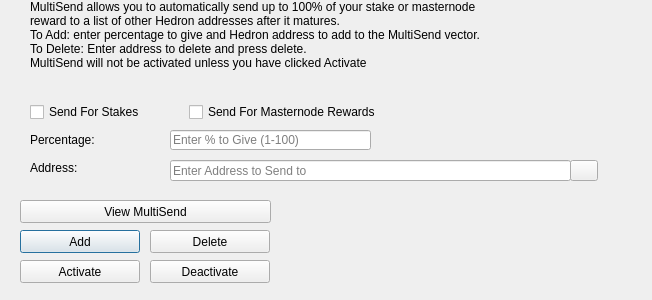
<?xml version="1.0" encoding="UTF-8"?>
<ui version="4.0">
 <class>MultiSendDialog</class>
 <widget class="QDialog" name="MultiSendDialog">
  <property name="windowModality">
   <enum>Qt::NonModal</enum>
  </property>
  <property name="geometry">
   <rect>
    <x>0</x>
    <y>0</y>
    <width>652</width>
    <height>300</height>
   </rect>
  </property>
  <property name="windowTitle">
   <string>MultiSend</string>
  </property>
  <widget class="QLineEdit" name="multiSendPercentEdit">
   <property name="geometry">
    <rect>
     <x>170</x>
     <y>130</y>
     <width>201</width>
     <height>20</height>
    </rect>
   </property>
   <property name="toolTip">
    <string>Enter whole numbers 1 - 100</string>
   </property>
   <property name="placeholderText">
    <string>Enter % to Give (1-100)</string>
   </property>
  </widget>
  <widget class="QLineEdit" name="multiSendAddressEdit">
   <property name="geometry">
    <rect>
     <x>170</x>
     <y>160</y>
     <width>401</width>
     <height>21</height>
    </rect>
   </property>
   <property name="toolTip">
    <string/>
   </property>
   <property name="placeholderText">
    <string>Enter Address to Send to</string>
   </property>
  </widget>
  <widget class="QLabel" name="label_2">
   <property name="geometry">
    <rect>
     <x>30</x>
     <y>0</y>
     <width>451</width>
     <height>121</height>
    </rect>
   </property>
   <property name="lineWidth">
    <number>1</number>
   </property>
   <property name="text">
    <string>MultiSend allows you to automatically send up to 100% of your stake or masternode reward to a list of other Hedron addresses after it matures.
To Add: enter percentage to give and Hedron address to add to the MultiSend vector.
To Delete: Enter address to delete and press delete.
MultiSend will not be activated unless you have clicked Activate</string>
   </property>
   <property name="alignment">
    <set>Qt::AlignLeading|Qt::AlignLeft|Qt::AlignTop</set>
   </property>
   <property name="wordWrap">
    <bool>true</bool>
   </property>
  </widget>
  <widget class="QLabel" name="message">
   <property name="geometry">
    <rect>
     <x>290</x>
     <y>200</y>
     <width>351</width>
     <height>91</height>
    </rect>
   </property>
   <property name="text">
    <string/>
   </property>
  </widget>
  <widget class="QPushButton" name="addButton">
   <property name="geometry">
    <rect>
     <x>20</x>
     <y>230</y>
     <width>120</width>
     <height>23</height>
    </rect>
   </property>
   <property name="toolTip">
    <string/>
   </property>
   <property name="statusTip">
    <string>Add to MultiSend Vector</string>
   </property>
   <property name="text">
    <string>Add</string>
   </property>
  </widget>
  <widget class="QPushButton" name="disableButton">
   <property name="geometry">
    <rect>
     <x>150</x>
     <y>260</y>
     <width>120</width>
     <height>23</height>
    </rect>
   </property>
   <property name="statusTip">
    <string>Deactivate MultiSend</string>
   </property>
   <property name="text">
    <string>Deactivate</string>
   </property>
  </widget>
  <widget class="QPushButton" name="addressBookButton">
   <property name="geometry">
    <rect>
     <x>570</x>
     <y>160</y>
     <width>28</width>
     <height>21</height>
    </rect>
   </property>
   <property name="toolTip">
    <string>Choose an address from the address book</string>
   </property>
   <property name="text">
    <string/>
   </property>
   <property name="icon">
    <iconset resource="../hedron.qrc">
     <normaloff>:/icons/address-book</normaloff>:/icons/address-book</iconset>
   </property>
   <property name="shortcut">
    <string>Alt+A</string>
   </property>
   <property name="autoDefault">
    <bool>false</bool>
   </property>
  </widget>
  <widget class="QLabel" name="label">
   <property name="geometry">
    <rect>
     <x>30</x>
     <y>130</y>
     <width>121</width>
     <height>20</height>
    </rect>
   </property>
   <property name="toolTip">
    <string>Percentage of stake to send</string>
   </property>
   <property name="text">
    <string>Percentage:</string>
   </property>
  </widget>
  <widget class="QLabel" name="label_5">
   <property name="geometry">
    <rect>
     <x>30</x>
     <y>160</y>
     <width>111</width>
     <height>16</height>
    </rect>
   </property>
   <property name="toolTip">
    <string>Address to send portion of stake to</string>
   </property>
   <property name="text">
    <string>Address:</string>
   </property>
  </widget>
  <widget class="QPushButton" name="deleteButton">
   <property name="geometry">
    <rect>
     <x>150</x>
     <y>230</y>
     <width>120</width>
     <height>23</height>
    </rect>
   </property>
   <property name="toolTip">
    <string/>
   </property>
   <property name="statusTip">
    <string>Delete Address From MultiSend Vector</string>
   </property>
   <property name="text">
    <string>Delete</string>
   </property>
  </widget>
  <widget class="QPushButton" name="activateButton">
   <property name="geometry">
    <rect>
     <x>20</x>
     <y>260</y>
     <width>120</width>
     <height>23</height>
    </rect>
   </property>
   <property name="statusTip">
    <string>Activate MultiSend</string>
   </property>
   <property name="text">
    <string>Activate</string>
   </property>
  </widget>
  <widget class="QPushButton" name="viewButton">
   <property name="geometry">
    <rect>
     <x>20</x>
     <y>200</y>
     <width>251</width>
     <height>23</height>
    </rect>
   </property>
   <property name="toolTip">
    <string/>
   </property>
   <property name="statusTip">
    <string>View MultiSend Vector</string>
   </property>
   <property name="text">
    <string>View MultiSend</string>
   </property>
  </widget>
  <widget class="QWidget" name="horizontalLayoutWidget">
   <property name="geometry">
    <rect>
     <x>30</x>
     <y>100</y>
     <width>351</width>
     <height>24</height>
    </rect>
   </property>
   <layout class="QHBoxLayout" name="horizontalLayout">
    <item>
     <widget class="QCheckBox" name="multiSendStakeCheckBox">
      <property name="text">
       <string>Send For Stakes</string>
      </property>
     </widget>
    </item>
    <item>
     <widget class="QCheckBox" name="multiSendMasternodeCheckBox">
      <property name="text">
       <string>Send For Masternode Rewards</string>
      </property>
     </widget>
    </item>
   </layout>
  </widget>
 </widget>
 <resources>
  <include location="../hedron.qrc"/>
 </resources>
 <connections/>
</ui>
